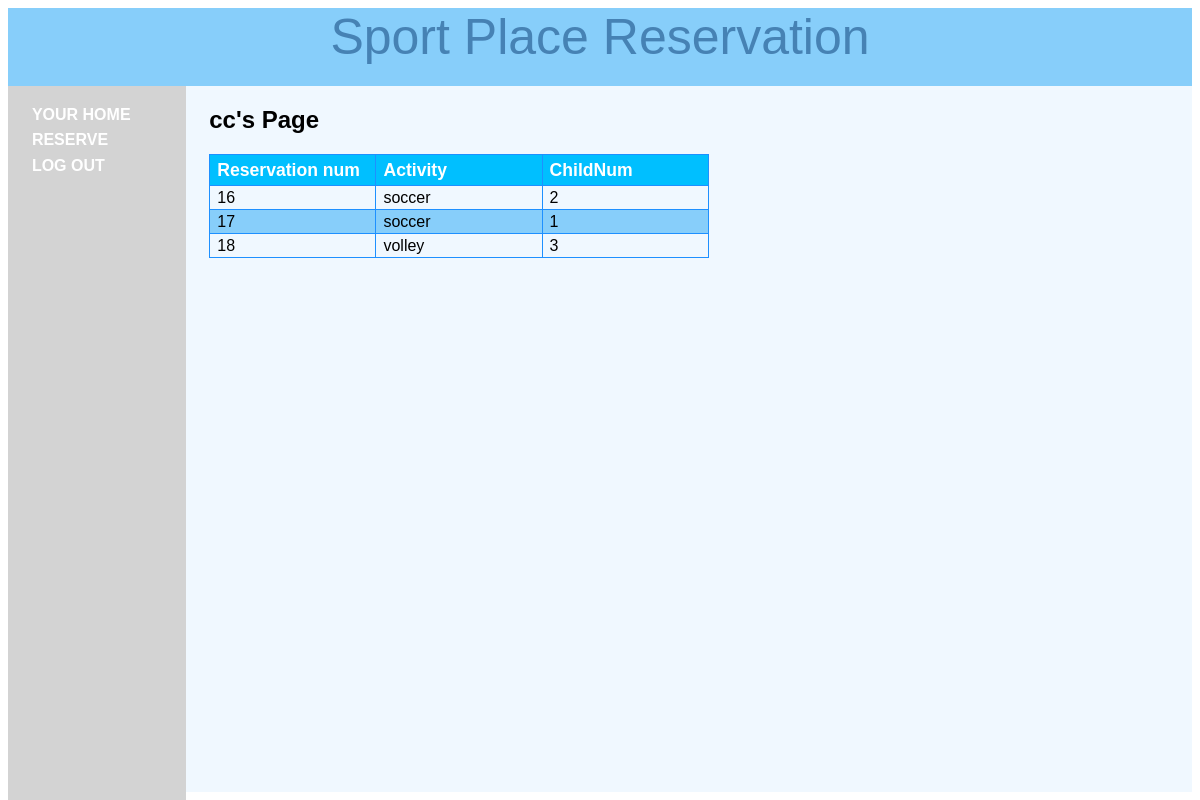
The page /members.php (signed in) on the database its author committed.
### tables this page shows
CREATE TABLE IF NOT EXISTS `reservations` (
`reservenum` int(10) unsigned NOT NULL,
  `user` varchar(16) DEFAULT NULL,
  `activity` varchar(20) DEFAULT NULL,
  `childnum` int(11) DEFAULT NULL
);

### function.php (called while the page is built, shortened)
<?php
$dbhost  = '127.0.0.1';
$dbname  = 'sport';
$dbuser  = 'cheng';
$dbpass  = '1234567';
$conn = mysqli_connect($dbhost, $dbuser, $dbpass,$dbname);
function queryMysql($query)
{
	global $conn;
	$result = mysqli_query($conn, $query);
	return $result;
}

### members.php (the view, shortened to what this page needs)
<?php
include_once 'header.php';
$user = $_SESSION['user'];
echo "<h2>$user's Page</h2>";
	$result = queryMysql("SELECT * FROM reservations WHERE user='$user'");
	$ris = mysqli_fetch_array($result);
	$n = 0;
	if($ris!=NULL){
	echo "<table style='border-collapse:collapse;'><tr><th>Reservation num</th><th>Activity</th><th>ChildNum</th></tr>";
	while($ris != NULL)
	{
		if($n%2 == 0){
		echo "<tr><td>";
		}else{
			echo "<tr class='alt'><td>";
		}
		echo($ris["reservenum"]);
		echo "</td><td>";
		echo($ris["activity"]);
		echo "</td><td>";
		echo($ris["childnum"]);
		echo "</td></tr>";
	$ris = mysqli_fetch_array($result);
	$n = $n + 1;
	}
	echo "</table>";
}else
	echo "No reservation.";
?>

### header.php (style rules this page uses)
td,th { width:4cm;font-size:1em;border:1px solid #1E90FF;padding:3px 7px 2px 7px; }
th { font-size:1.1em;text-align:left;padding-top:5px;padding-bottom:4px;background-color:#00BFFF;color:#ffffff }
tr.alt td { color:#000000;background-color:#87CEFA; }

### rows shown on the page
reservations: reservenum "16", activity "soccer", childnum "2"
reservations: reservenum "17", activity "soccer", childnum "1"
reservations: reservenum "18", activity "volley", childnum "3"

### other values the page prints
$appname "Sport Place Reservation"
$user "cc"
